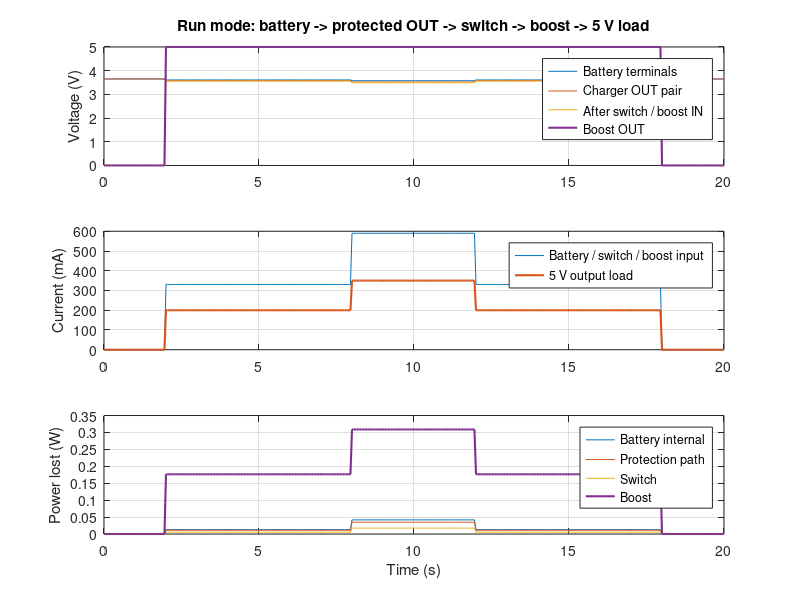
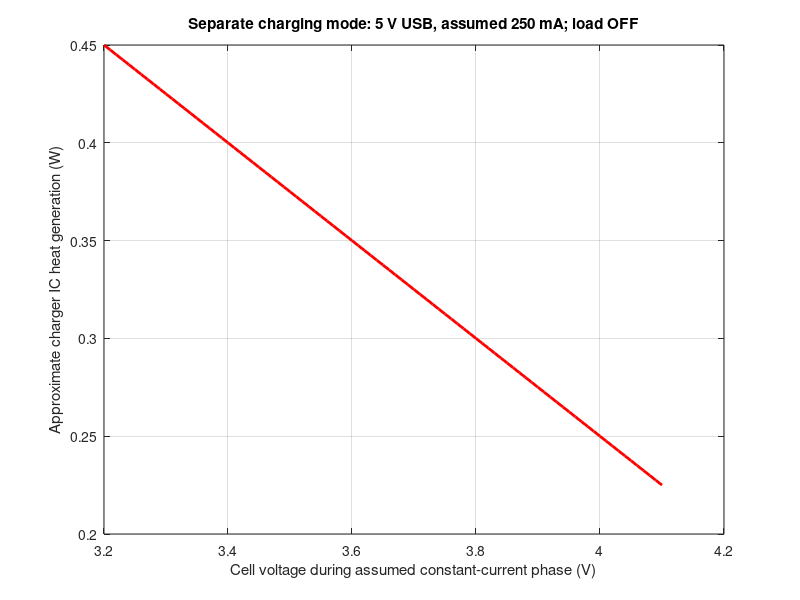

The MATLAB script that drew these images, in order:
% Dual Motor V2 - electronics battery/switch/boost model.
% MATLAB and GNU Octave; no toolboxes.
% RUN mode: charging USB disconnected. All resistance/load values assumed.
clear; clc; close all;

Vcell = 3.65;          % assumed open-circuit voltage for this short example
capacity_Ah = 1.0;     % 1000 mAh
Rcell = 0.12;         % assumed battery internal resistance, ohms
Rprotection = 0.10;   % assumed charger-board protection/wiring resistance
Rswitch = 0.05;       % assumed closed-switch resistance
eta = 0.85;          % assumed boost efficiency
Vtarget = 5.0;
Vin_min = 3.1;        % model operating limit, NOT actual module specification
Iin_limit = 1.0;      % model input limit, NOT a verified hardware rating

t = 0:0.05:20;
switch_on = t >= 2 & t < 18;
Iout = 0.200 * double(switch_on);  % assumed 5 V electronics load
Iout(t >= 8 & t < 12) = 0.350;   % temporary higher load

Ibat = zeros(size(t));
Vbattery = Vcell * ones(size(t));
Vprotected = Vbattery;
Vboost_in = zeros(size(t));
Vout = zeros(size(t));
Rtotal = Rcell + Rprotection + Rswitch;

for k = 1:length(t)
    if switch_on(k)
        Pneeded = Vtarget * Iout(k) / eta;
        disc = Vcell^2 - 4 * Rtotal * Pneeded;
        if disc <= 0
            error('Requested power exceeds this model battery/path capability.');
        end
        % Stable solution of I * (Vcell - I*Rtotal) = Pneeded.
        Ibat(k) = 2 * Pneeded / (Vcell + sqrt(disc));
        Vbattery(k) = Vcell - Ibat(k) * Rcell;
        Vprotected(k) = Vbattery(k) - Ibat(k) * Rprotection;
        Vboost_in(k) = Vprotected(k) - Ibat(k) * Rswitch;
        if Vboost_in(k) < Vin_min || Ibat(k) > Iin_limit
            error('Model limit exceeded; change load/design, not hardware blindly.');
        end
        Vout(k) = Vtarget;
    end
end

Pcell_loss = Ibat.^2 * Rcell;
Pprotection = Ibat.^2 * Rprotection;
Pswitch = Ibat.^2 * Rswitch;
Pboost = Vboost_in .* Ibat - Vout .* Iout;
charge_used_mAh = trapz(t, Ibat) / 3.6;

fprintf('ASSUMED MODEL: no measured current or resistance values.\n');
fprintf('Peak battery/boost-input current: %.0f mA\n', max(Ibat)*1000);
fprintf('Peak 5 V output current: %.0f mA\n', max(Iout)*1000);
fprintf('Minimum enabled boost input: %.2f V\n', min(Vboost_in(switch_on)));
fprintf('Battery charge used in 20 s: %.2f mAh\n', charge_used_mAh);
fprintf('Fraction of nominal capacity used: %.3f percent\n', ...
    100 * charge_used_mAh / (capacity_Ah * 1000));
fprintf('Peak battery internal loss: %.3f W\n', max(Pcell_loss));
fprintf('Peak protection-path loss: %.3f W\n', max(Pprotection));
fprintf('Peak switch loss: %.3f W\n', max(Pswitch));
fprintf('Peak boost loss: %.3f W\n', max(Pboost));

figure(1);
subplot(3,1,1);
plot(t,Vbattery,t,Vprotected,t,Vboost_in,t,Vout,'LineWidth',1.5);
legend('Battery terminals','Charger OUT pair','After switch / boost IN','Boost OUT');
ylabel('Voltage (V)'); grid on;
title('Run mode: battery -> protected OUT -> switch -> boost -> 5 V load');

subplot(3,1,2);
plot(t,1000*Ibat,t,1000*Iout,'LineWidth',1.5);
legend('Battery / switch / boost input','5 V output load');
ylabel('Current (mA)'); grid on;

subplot(3,1,3);
plot(t,Pcell_loss,t,Pprotection,t,Pswitch,t,Pboost,'LineWidth',1.5);
legend('Battery internal','Protection path','Switch','Boost');
xlabel('Time (s)'); ylabel('Power lost (W)'); grid on;

% SEPARATE charging illustration: load switch OFF, USB input ON.
% Assumed constant-current phase only; not a full charge/temperature model.
% 250 mA is an EXAMPLE, not a verified setting for your battery.
Vusb = 5.0;
Ichg = 0.250;
Vcharge_cell = 3.2:0.01:4.1;
Pcharger = (Vusb - Vcharge_cell) * Ichg;
figure(2);
plot(Vcharge_cell,Pcharger,'r','LineWidth',2);
xlabel('Cell voltage during assumed constant-current phase (V)');
ylabel('Approximate charger IC heat generation (W)');
title('Separate charging mode: 5 V USB, assumed 250 mA; load OFF');
grid on;
